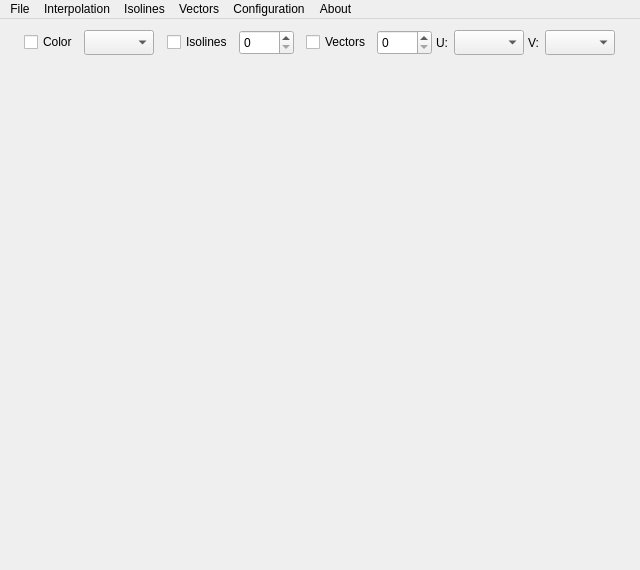
<?xml version="1.0" encoding="UTF-8"?>
<ui version="4.0">
 <class>MainWindow</class>
 <widget class="QMainWindow" name="MainWindow">
  <property name="geometry">
   <rect>
    <x>0</x>
    <y>0</y>
    <width>640</width>
    <height>570</height>
   </rect>
  </property>
  <property name="windowTitle">
   <string>FEM Draw</string>
  </property>
  <property name="windowIcon">
   <iconset resource="../resources/icon.qrc">
    <normaloff>:/resources/icon.ico</normaloff>:/resources/icon.ico</iconset>
  </property>
  <widget class="QWidget" name="centralwidget">
   <widget class="QWidget" name="verticalLayoutWidget">
    <property name="geometry">
     <rect>
      <x>0</x>
      <y>0</y>
      <width>640</width>
      <height>150</height>
     </rect>
    </property>
    <layout class="QVBoxLayout" name="verticalLayout">
     <property name="spacing">
      <number>0</number>
     </property>
     <item>
      <layout class="QHBoxLayout" name="horizontalLayout">
       <property name="spacing">
        <number>4</number>
       </property>
       <property name="leftMargin">
        <number>5</number>
       </property>
       <property name="rightMargin">
        <number>5</number>
       </property>
       <item>
        <spacer name="horizontalSpacer">
         <property name="orientation">
          <enum>Qt::Horizontal</enum>
         </property>
         <property name="sizeHint" stdset="0">
          <size>
           <width>40</width>
           <height>20</height>
          </size>
         </property>
        </spacer>
       </item>
       <item>
        <layout class="QHBoxLayout" name="horizontalLayout_6">
         <item>
          <widget class="QCheckBox" name="checkBox_Color">
           <property name="toolTip">
            <string>Draw color image</string>
           </property>
           <property name="text">
            <string>Color</string>
           </property>
          </widget>
         </item>
         <item>
          <widget class="QComboBox" name="comboBox_Color">
           <property name="minimumSize">
            <size>
             <width>70</width>
             <height>25</height>
            </size>
           </property>
           <property name="maximumSize">
            <size>
             <width>70</width>
             <height>25</height>
            </size>
           </property>
           <property name="toolTip">
            <string>Data component for colors and isolines</string>
           </property>
          </widget>
         </item>
        </layout>
       </item>
       <item>
        <spacer name="horizontalSpacer_2">
         <property name="orientation">
          <enum>Qt::Horizontal</enum>
         </property>
         <property name="sizeHint" stdset="0">
          <size>
           <width>40</width>
           <height>20</height>
          </size>
         </property>
        </spacer>
       </item>
       <item>
        <layout class="QHBoxLayout" name="horizontalLayout_5">
         <item>
          <widget class="QCheckBox" name="checkBox_Isolines">
           <property name="toolTip">
            <string>Draw isolines</string>
           </property>
           <property name="text">
            <string>Isolines</string>
           </property>
          </widget>
         </item>
         <item>
          <widget class="QSpinBox" name="spinBox_Isolines">
           <property name="minimumSize">
            <size>
             <width>55</width>
             <height>0</height>
            </size>
           </property>
           <property name="maximumSize">
            <size>
             <width>55</width>
             <height>25</height>
            </size>
           </property>
           <property name="toolTip">
            <string>Number of isolines</string>
           </property>
          </widget>
         </item>
        </layout>
       </item>
       <item>
        <spacer name="horizontalSpacer_3">
         <property name="orientation">
          <enum>Qt::Horizontal</enum>
         </property>
         <property name="sizeHint" stdset="0">
          <size>
           <width>40</width>
           <height>20</height>
          </size>
         </property>
        </spacer>
       </item>
       <item>
        <layout class="QHBoxLayout" name="horizontalLayout_4">
         <item>
          <widget class="QCheckBox" name="checkBox_Vectors">
           <property name="toolTip">
            <string>Draw vectors</string>
           </property>
           <property name="text">
            <string>Vectors</string>
           </property>
          </widget>
         </item>
         <item>
          <widget class="QSpinBox" name="spinBox_Vectors">
           <property name="minimumSize">
            <size>
             <width>55</width>
             <height>0</height>
            </size>
           </property>
           <property name="maximumSize">
            <size>
             <width>55</width>
             <height>25</height>
            </size>
           </property>
           <property name="toolTip">
            <string>Draw vectors for every i value</string>
           </property>
          </widget>
         </item>
        </layout>
       </item>
       <item>
        <layout class="QHBoxLayout" name="horizontalLayout_3">
         <item>
          <widget class="QLabel" name="label">
           <property name="text">
            <string>U:</string>
           </property>
           <property name="alignment">
            <set>Qt::AlignRight|Qt::AlignTrailing|Qt::AlignVCenter</set>
           </property>
          </widget>
         </item>
         <item>
          <widget class="QComboBox" name="comboBox_Vectors_U">
           <property name="minimumSize">
            <size>
             <width>70</width>
             <height>0</height>
            </size>
           </property>
           <property name="maximumSize">
            <size>
             <width>70</width>
             <height>25</height>
            </size>
           </property>
           <property name="toolTip">
            <string>Data component for first vector axis</string>
           </property>
          </widget>
         </item>
        </layout>
       </item>
       <item>
        <layout class="QHBoxLayout" name="horizontalLayout_2">
         <item>
          <widget class="QLabel" name="label_2">
           <property name="text">
            <string>V:</string>
           </property>
           <property name="alignment">
            <set>Qt::AlignRight|Qt::AlignTrailing|Qt::AlignVCenter</set>
           </property>
          </widget>
         </item>
         <item>
          <widget class="QComboBox" name="comboBox_Vectors_V">
           <property name="minimumSize">
            <size>
             <width>70</width>
             <height>0</height>
            </size>
           </property>
           <property name="maximumSize">
            <size>
             <width>70</width>
             <height>25</height>
            </size>
           </property>
           <property name="toolTip">
            <string>Data component for second vector axis</string>
           </property>
          </widget>
         </item>
        </layout>
       </item>
       <item>
        <spacer name="horizontalSpacer_4">
         <property name="orientation">
          <enum>Qt::Horizontal</enum>
         </property>
         <property name="sizeHint" stdset="0">
          <size>
           <width>40</width>
           <height>20</height>
          </size>
         </property>
        </spacer>
       </item>
      </layout>
     </item>
     <item>
      <spacer name="verticalSpacer">
       <property name="orientation">
        <enum>Qt::Vertical</enum>
       </property>
       <property name="sizeHint" stdset="0">
        <size>
         <width>20</width>
         <height>40</height>
        </size>
       </property>
      </spacer>
     </item>
    </layout>
   </widget>
   <widget class="paintwidget" name="widget" native="true">
    <property name="geometry">
     <rect>
      <x>0</x>
      <y>250</y>
      <width>640</width>
      <height>250</height>
     </rect>
    </property>
   </widget>
  </widget>
  <widget class="QMenuBar" name="menuBar">
   <property name="geometry">
    <rect>
     <x>0</x>
     <y>0</y>
     <width>640</width>
     <height>20</height>
    </rect>
   </property>
   <widget class="QMenu" name="menuFile">
    <property name="title">
     <string>File</string>
    </property>
    <addaction name="actionOpen_Tecplot_File"/>
    <addaction name="separator"/>
    <addaction name="actionTransparent_Image"/>
    <addaction name="actionCopy_Image_to_Clipboard"/>
    <addaction name="actionSave_Image_File"/>
    <addaction name="separator"/>
    <addaction name="actionNew_Window"/>
    <addaction name="actionExit"/>
   </widget>
   <widget class="QMenu" name="menuInterpolation">
    <property name="title">
     <string>Interpolation</string>
    </property>
    <addaction name="actionIncrease_Interpolation"/>
    <addaction name="actionDecrease_Interpolation"/>
   </widget>
   <widget class="QMenu" name="menuAbout">
    <property name="title">
     <string>About</string>
    </property>
    <addaction name="actionAbout_FEM_Draw"/>
    <addaction name="actionAbout_Third_Party_Libraries"/>
    <addaction name="actionAbout_Qt"/>
   </widget>
   <widget class="QMenu" name="menuConfiguration">
    <property name="title">
     <string>Configuration</string>
    </property>
    <widget class="QMenu" name="menuLanguage">
     <property name="title">
      <string>Language</string>
     </property>
     <addaction name="actionEnglish"/>
     <addaction name="actionRussian"/>
    </widget>
    <addaction name="menuLanguage"/>
    <addaction name="actionShow_Legend"/>
    <addaction name="actionUse_Light_Colors"/>
    <addaction name="actionUse_Purple_Colors"/>
    <addaction name="actionMemory_Limit"/>
   </widget>
   <widget class="QMenu" name="menuIsolines">
    <property name="title">
     <string>Isolines</string>
    </property>
    <addaction name="actionShow_Isolines"/>
    <addaction name="actionIsolines_Color"/>
    <addaction name="actionIsolines_Width"/>
   </widget>
   <widget class="QMenu" name="menuVectors">
    <property name="title">
     <string>Vectors</string>
    </property>
    <addaction name="actionShow_Vectors"/>
    <addaction name="actionVectors_Color"/>
    <addaction name="actionVectors_Width"/>
    <addaction name="actionVectors_Length"/>
    <addaction name="actionArrowSize"/>
   </widget>
   <addaction name="menuFile"/>
   <addaction name="menuInterpolation"/>
   <addaction name="menuIsolines"/>
   <addaction name="menuVectors"/>
   <addaction name="menuConfiguration"/>
   <addaction name="menuAbout"/>
  </widget>
  <action name="actionOpen_Tecplot_File">
   <property name="text">
    <string>Open Tecplot File...</string>
   </property>
   <property name="toolTip">
    <string>Open Tecplot File...</string>
   </property>
   <property name="shortcut">
    <string>Ctrl+O</string>
   </property>
  </action>
  <action name="actionCopy_Image_to_Clipboard">
   <property name="text">
    <string>Copy Image to Clipboard</string>
   </property>
   <property name="shortcut">
    <string>Ctrl+C</string>
   </property>
  </action>
  <action name="actionSave_Image_File">
   <property name="text">
    <string>Save Image File...</string>
   </property>
   <property name="toolTip">
    <string>Save Image File...</string>
   </property>
   <property name="shortcut">
    <string>Ctrl+S</string>
   </property>
  </action>
  <action name="actionNew_Window">
   <property name="text">
    <string>New Window</string>
   </property>
  </action>
  <action name="actionExit">
   <property name="text">
    <string>Exit</string>
   </property>
   <property name="shortcut">
    <string>Ctrl+Q</string>
   </property>
   <property name="menuRole">
    <enum>QAction::QuitRole</enum>
   </property>
  </action>
  <action name="actionIncrease_Interpolation">
   <property name="text">
    <string>Increase Interpolation</string>
   </property>
   <property name="toolTip">
    <string>Increase number of interpolation (bilinear)</string>
   </property>
   <property name="shortcut">
    <string>=</string>
   </property>
  </action>
  <action name="actionDecrease_Interpolation">
   <property name="text">
    <string>Decrease Interpolation</string>
   </property>
   <property name="toolTip">
    <string>Decrease number of interpolation (bilinear)</string>
   </property>
   <property name="shortcut">
    <string>-</string>
   </property>
  </action>
  <action name="actionAbout_FEM_Draw">
   <property name="text">
    <string>About FEM Draw...</string>
   </property>
   <property name="menuRole">
    <enum>QAction::AboutRole</enum>
   </property>
  </action>
  <action name="actionAbout_Third_Party_Libraries">
   <property name="text">
    <string>About Third Party Libraries...</string>
   </property>
   <property name="menuRole">
    <enum>QAction::ApplicationSpecificRole</enum>
   </property>
  </action>
  <action name="actionAbout_Qt">
   <property name="text">
    <string>About Qt...</string>
   </property>
   <property name="menuRole">
    <enum>QAction::AboutQtRole</enum>
   </property>
  </action>
  <action name="actionTransparent_Image">
   <property name="checkable">
    <bool>true</bool>
   </property>
   <property name="text">
    <string>Transparent Image</string>
   </property>
  </action>
  <action name="actionShow_Isolines">
   <property name="checkable">
    <bool>true</bool>
   </property>
   <property name="text">
    <string>Show Isolines</string>
   </property>
  </action>
  <action name="actionIsolines_Color">
   <property name="text">
    <string>Isolines Color...</string>
   </property>
  </action>
  <action name="actionIsolines_Width">
   <property name="text">
    <string>Isolines Width...</string>
   </property>
  </action>
  <action name="actionShow_Vectors">
   <property name="checkable">
    <bool>true</bool>
   </property>
   <property name="text">
    <string>Show Vectors</string>
   </property>
  </action>
  <action name="actionVectors_Color">
   <property name="text">
    <string>Vectors Color...</string>
   </property>
  </action>
  <action name="actionVectors_Width">
   <property name="text">
    <string>Vectors Width...</string>
   </property>
  </action>
  <action name="actionVectors_Length">
   <property name="text">
    <string>Vectors Length...</string>
   </property>
  </action>
  <action name="actionArrowSize">
   <property name="text">
    <string>Vectors Arrow Size...</string>
   </property>
  </action>
  <action name="actionEnglish">
   <property name="checkable">
    <bool>true</bool>
   </property>
   <property name="text">
    <string>English</string>
   </property>
  </action>
  <action name="actionRussian">
   <property name="checkable">
    <bool>true</bool>
   </property>
   <property name="text">
    <string>Russian</string>
   </property>
  </action>
  <action name="actionShow_Legend">
   <property name="checkable">
    <bool>true</bool>
   </property>
   <property name="text">
    <string>Show Legend</string>
   </property>
  </action>
  <action name="actionUse_Light_Colors">
   <property name="checkable">
    <bool>true</bool>
   </property>
   <property name="text">
    <string>Use Light Colors</string>
   </property>
  </action>
  <action name="actionUse_Purple_Colors">
   <property name="checkable">
    <bool>true</bool>
   </property>
   <property name="text">
    <string>Use Purple Colors</string>
   </property>
  </action>
  <action name="actionMemory_Limit">
   <property name="checkable">
    <bool>true</bool>
   </property>
   <property name="text">
    <string>1 GiB Memory Limit</string>
   </property>
  </action>
 </widget>
 <layoutdefault spacing="6" margin="11"/>
 <customwidgets>
  <customwidget>
   <class>paintwidget</class>
   <extends>QWidget</extends>
   <header>paintwidget.h</header>
   <container>1</container>
  </customwidget>
 </customwidgets>
 <resources>
  <include location="../resources/icon.qrc"/>
 </resources>
 <connections/>
</ui>
